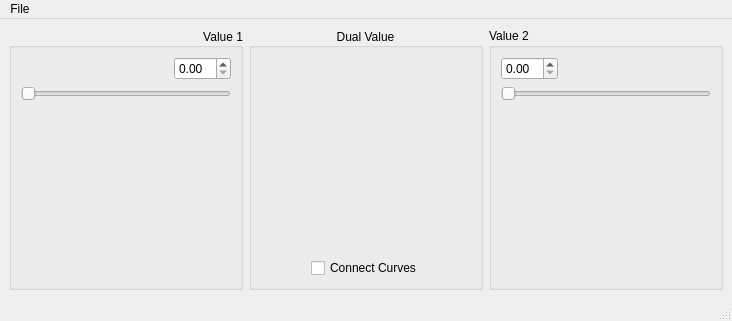
<?xml version="1.0" encoding="UTF-8"?>
<ui version="4.0">
 <class>MainWindow</class>
 <widget class="QMainWindow" name="MainWindow">
  <property name="geometry">
   <rect>
    <x>0</x>
    <y>0</y>
    <width>732</width>
    <height>321</height>
   </rect>
  </property>
  <property name="windowTitle">
   <string>MainWindow</string>
  </property>
  <widget class="QWidget" name="centralwidget">
   <layout class="QHBoxLayout" name="horizontalLayout_7">
    <item>
     <widget class="QGroupBox" name="groupBox">
      <property name="title">
       <string>Value 1</string>
      </property>
      <property name="alignment">
       <set>Qt::AlignRight|Qt::AlignTrailing|Qt::AlignVCenter</set>
      </property>
      <layout class="QVBoxLayout" name="verticalLayout_3">
       <item>
        <layout class="QVBoxLayout" name="verticalLayout">
         <item>
          <layout class="QHBoxLayout" name="horizontalLayout">
           <item>
            <spacer name="horizontalSpacer">
             <property name="orientation">
              <enum>Qt::Horizontal</enum>
             </property>
             <property name="sizeHint" stdset="0">
              <size>
               <width>40</width>
               <height>20</height>
              </size>
             </property>
            </spacer>
           </item>
           <item>
            <widget class="QScientificSpinBox" name="spinBox1"/>
           </item>
          </layout>
         </item>
         <item>
          <widget class="QSlider" name="slider1">
           <property name="orientation">
            <enum>Qt::Horizontal</enum>
           </property>
          </widget>
         </item>
         <item>
          <widget class="QPowerSlider" name="powerSlider1" native="true"/>
         </item>
         <item>
          <widget class="QExploratorySlider" name="exploratorySlider1" native="true"/>
         </item>
        </layout>
       </item>
      </layout>
     </widget>
    </item>
    <item>
     <widget class="QGroupBox" name="groupBox_2">
      <property name="title">
       <string>Dual Value</string>
      </property>
      <property name="alignment">
       <set>Qt::AlignCenter</set>
      </property>
      <layout class="QVBoxLayout" name="verticalLayout_4">
       <item>
        <widget class="QDualValue" name="dualValue" native="true">
         <property name="sizePolicy">
          <sizepolicy hsizetype="MinimumExpanding" vsizetype="MinimumExpanding">
           <horstretch>0</horstretch>
           <verstretch>0</verstretch>
          </sizepolicy>
         </property>
        </widget>
       </item>
       <item>
        <layout class="QHBoxLayout" name="horizontalLayout_6">
         <item>
          <spacer name="horizontalSpacer_3">
           <property name="orientation">
            <enum>Qt::Horizontal</enum>
           </property>
           <property name="sizeHint" stdset="0">
            <size>
             <width>40</width>
             <height>20</height>
            </size>
           </property>
          </spacer>
         </item>
         <item>
          <widget class="QCheckBox" name="checkBox">
           <property name="text">
            <string>Connect Curves</string>
           </property>
          </widget>
         </item>
         <item>
          <spacer name="horizontalSpacer_4">
           <property name="orientation">
            <enum>Qt::Horizontal</enum>
           </property>
           <property name="sizeHint" stdset="0">
            <size>
             <width>40</width>
             <height>20</height>
            </size>
           </property>
          </spacer>
         </item>
        </layout>
       </item>
      </layout>
     </widget>
    </item>
    <item>
     <widget class="QGroupBox" name="groupBox_3">
      <property name="title">
       <string>Value 2</string>
      </property>
      <layout class="QVBoxLayout" name="verticalLayout_5">
       <item>
        <layout class="QVBoxLayout" name="verticalLayout_2">
         <item>
          <layout class="QHBoxLayout" name="horizontalLayout_2">
           <item>
            <widget class="QScientificSpinBox" name="spinBox2"/>
           </item>
           <item>
            <spacer name="horizontalSpacer_2">
             <property name="orientation">
              <enum>Qt::Horizontal</enum>
             </property>
             <property name="sizeHint" stdset="0">
              <size>
               <width>40</width>
               <height>20</height>
              </size>
             </property>
            </spacer>
           </item>
          </layout>
         </item>
         <item>
          <widget class="QSlider" name="slider2">
           <property name="orientation">
            <enum>Qt::Horizontal</enum>
           </property>
          </widget>
         </item>
         <item>
          <widget class="QPowerSlider" name="powerSlider2" native="true"/>
         </item>
         <item>
          <widget class="QExploratorySlider" name="exploratorySlider2" native="true"/>
         </item>
        </layout>
       </item>
      </layout>
     </widget>
    </item>
   </layout>
  </widget>
  <widget class="QMenuBar" name="menubar">
   <property name="geometry">
    <rect>
     <x>0</x>
     <y>0</y>
     <width>732</width>
     <height>21</height>
    </rect>
   </property>
   <widget class="QMenu" name="menuFile">
    <property name="title">
     <string>File</string>
    </property>
    <addaction name="actionExit"/>
   </widget>
   <addaction name="menuFile"/>
  </widget>
  <widget class="QStatusBar" name="statusbar"/>
  <action name="actionExit">
   <property name="text">
    <string>E&amp;xit</string>
   </property>
  </action>
 </widget>
 <customwidgets>
  <customwidget>
   <class>QPowerSlider</class>
   <extends>QWidget</extends>
   <header>QPowerSlider.h</header>
   <container>1</container>
  </customwidget>
  <customwidget>
   <class>QExploratorySlider</class>
   <extends>QWidget</extends>
   <header>QExploratorySlider.h</header>
   <container>1</container>
  </customwidget>
  <customwidget>
   <class>QDualValue</class>
   <extends>QWidget</extends>
   <header>QDualValue.h</header>
   <container>1</container>
  </customwidget>
  <customwidget>
   <class>QScientificSpinBox</class>
   <extends>QDoubleSpinBox</extends>
   <header>QScientificSpinBox.h</header>
  </customwidget>
 </customwidgets>
 <resources/>
 <connections/>
</ui>
